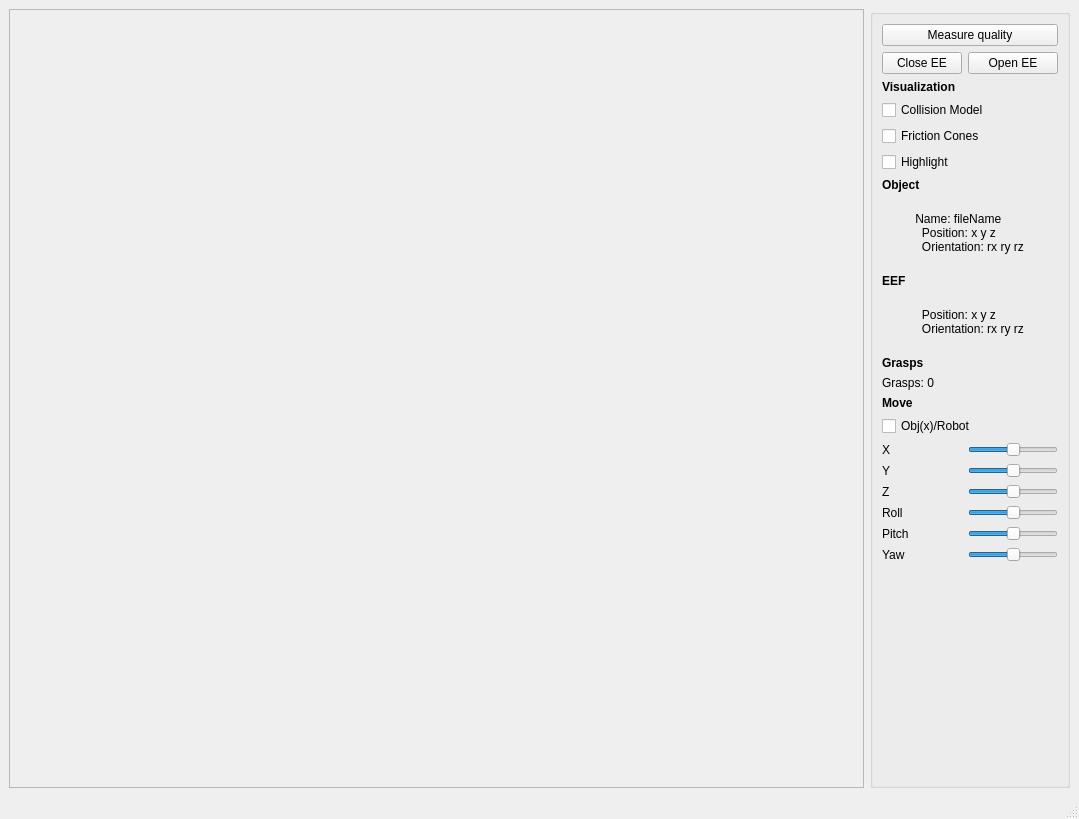
<?xml version="1.0" encoding="UTF-8"?>
<ui version="4.0">
 <class>GraspPlanner</class>
 <widget class="QMainWindow" name="GraspPlanner">
  <property name="geometry">
   <rect>
    <x>0</x>
    <y>0</y>
    <width>1079</width>
    <height>819</height>
   </rect>
  </property>
  <property name="windowTitle">
   <string>GraspStudio - GraspPlanner</string>
  </property>
  <widget class="QWidget" name="centralwidget">
   <layout class="QGridLayout" name="gridLayout">
    <item row="0" column="0">
     <widget class="QFrame" name="frameViewer">
      <property name="frameShape">
       <enum>QFrame::StyledPanel</enum>
      </property>
      <property name="frameShadow">
       <enum>QFrame::Raised</enum>
      </property>
     </widget>
    </item>
    <item row="0" column="1">
     <widget class="QGroupBox" name="groupBox">
      <property name="maximumSize">
       <size>
        <width>200</width>
        <height>16777215</height>
       </size>
      </property>
      <property name="title">
       <string/>
      </property>
      <layout class="QGridLayout" name="gridLayout_2">
       <item row="4" column="0">
        <widget class="QPushButton" name="pushButtonClose">
         <property name="text">
          <string>Close EE</string>
         </property>
        </widget>
       </item>
       <item row="4" column="1">
        <widget class="QPushButton" name="pushButtonOpen">
         <property name="text">
          <string>Open EE</string>
         </property>
        </widget>
       </item>
       <item row="6" column="0" colspan="2">
        <widget class="QLabel" name="label_10">
         <property name="font">
          <font>
           <weight>75</weight>
           <bold>true</bold>
          </font>
         </property>
         <property name="text">
          <string>Visualization</string>
         </property>
        </widget>
       </item>
       <item row="7" column="0" colspan="2">
        <widget class="QCheckBox" name="checkBoxColModel">
         <property name="text">
          <string>Collision Model</string>
         </property>
        </widget>
       </item>
       <item row="3" column="0" colspan="2">
        <widget class="QPushButton" name="pushButtonQuality">
         <property name="text">
          <string>Measure quality</string>
         </property>
        </widget>
       </item>
       <item row="8" column="0" colspan="2">
        <widget class="QCheckBox" name="checkBoxCones">
         <property name="text">
          <string>Friction Cones</string>
         </property>
        </widget>
       </item>
       <item row="10" column="0" colspan="2">
        <widget class="QCheckBox" name="checkBoxHighlight">
         <property name="text">
          <string>Highlight</string>
         </property>
        </widget>
       </item>
       <item row="11" column="0" colspan="2">
        <widget class="QLabel" name="label_10">
         <property name="font">
          <font>
           <weight>75</weight>
           <bold>true</bold>
          </font>
         </property>
         <property name="text">
          <string>Object</string>
         </property>
        </widget>
       </item>
       <item row="12" column="0" colspan="2">
        <widget class="QLabel" name="objectInfo">
         <property name="text">
          <string>
          Name: fileName
            Position: x y z
            Orientation: rx ry rz
          </string>
         </property>
         <property name="alignment">
          <set>Qt::AlignLeading|Qt::AlignLeft|Qt::AlignTop</set>
         </property>
        </widget>
       </item>
       <item row="13" column="0" colspan="2">
        <widget class="QLabel" name="label_10">
         <property name="font">
          <font>
           <weight>75</weight>
           <bold>true</bold>
          </font>
         </property>
         <property name="text">
          <string>EEF</string>
         </property>
        </widget>
       </item>
       <item row="14" column="0" colspan="2">
        <widget class="QLabel" name="robotInfo">
         <property name="text">
          <string>
            Position: x y z
            Orientation: rx ry rz
          </string>
         </property>
         <property name="alignment">
          <set>Qt::AlignLeading|Qt::AlignLeft|Qt::AlignTop</set>
         </property>
        </widget>
       </item>
       <item row="15" column="0" colspan="2">
        <widget class="QLabel" name="label_10">
         <property name="font">
          <font>
           <weight>75</weight>
           <bold>true</bold>
          </font>
         </property>
         <property name="text">
          <string>Grasps</string>
         </property>
        </widget>
       </item>
       <item row="16" column="0" colspan="2">
        <widget class="QLabel" name="graspInfo">
         <property name="text">
          <string>Grasps: 0</string>
         </property>
         <property name="alignment">
          <set>Qt::AlignLeading|Qt::AlignLeft|Qt::AlignTop</set>
         </property>
        </widget>
       </item>
      
      <item row="17" column="0" colspan="2">
        <widget class="QLabel" name="label_10">
         <property name="font">
          <font>
           <weight>75</weight>
           <bold>true</bold>
          </font>
         </property>
         <property name="text">
          <string>Move</string>
         </property>
        </widget>
      </item>

      <item row="18" column="0" colspan="2">
        <widget class="QCheckBox" name="checkBoxMove">
         <property name="text">
          <string>Obj(x)/Robot</string>
         </property>
        </widget>
       </item>

      <item row="19" column="0">
        <widget class="QLabel" name="objSliderXLabel">
          <property name="geometry">
            <rect>
            <x>20</x>
            <y>350</y>
            <width>16</width>
            <height>16</height>
            </rect>
          </property>
          <property name="text">
            <string>X</string>
          </property>
        </widget>
      </item>
      <item row="19" column="1">
        <widget class="QSlider" name="objSliderX">
          <property name="geometry">
            <rect>
            <x>39</x>
            <y>350</y>
            <width>141</width>
            <height>20</height>
            </rect>
          </property>
          <property name="minimum">
            <number>-50</number>
          </property>
          <property name="maximum">
            <number>50</number>
          </property>
          <property name="orientation">
            <enum>Qt::Horizontal</enum>
          </property>
        </widget>
      </item>
      <item row="20" column="0">
        <widget class="QLabel" name="objSliderYLabel">
          <property name="geometry">
            <rect>
            <x>20</x>
            <y>350</y>
            <width>16</width>
            <height>16</height>
            </rect>
          </property>
          <property name="text">
            <string>Y</string>
          </property>
        </widget>
      </item>
      <item row="20" column="1">
        <widget class="QSlider" name="objSliderY">
          <property name="geometry">
            <rect>
            <x>39</x>
            <y>350</y>
            <width>141</width>
            <height>20</height>
            </rect>
          </property>
          <property name="minimum">
            <number>-50</number>
          </property>
          <property name="maximum">
            <number>50</number>
          </property>
          <property name="orientation">
            <enum>Qt::Horizontal</enum>
          </property>
        </widget>
      </item>
      <item row="21" column="0">
        <widget class="QLabel" name="objSliderZLabel">
          <property name="geometry">
            <rect>
            <x>20</x>
            <y>350</y>
            <width>16</width>
            <height>16</height>
            </rect>
          </property>
          <property name="text">
            <string>Z</string>
          </property>
        </widget>
      </item>
      <item row="21" column="1">
        <widget class="QSlider" name="objSliderZ">
          <property name="geometry">
            <rect>
            <x>39</x>
            <y>350</y>
            <width>141</width>
            <height>20</height>
            </rect>
          </property>
          <property name="minimum">
            <number>-50</number>
          </property>
          <property name="maximum">
            <number>50</number>
          </property>
          <property name="orientation">
            <enum>Qt::Horizontal</enum>
          </property>
        </widget>
      </item>
      <item row="22" column="0">
        <widget class="QLabel" name="objSliderRXLabel">
          <property name="geometry">
            <rect>
            <x>20</x>
            <y>350</y>
            <width>16</width>
            <height>16</height>
            </rect>
          </property>
          <property name="text">
            <string>Roll</string>
          </property>
        </widget>
      </item>
      <item row="22" column="1">
        <widget class="QSlider" name="objSliderRX">
          <property name="geometry">
            <rect>
            <x>39</x>
            <y>350</y>
            <width>141</width>
            <height>20</height>
            </rect>
          </property>
          <property name="minimum">
            <number>-50</number>
          </property>
          <property name="maximum">
            <number>50</number>
          </property>
          <property name="orientation">
            <enum>Qt::Horizontal</enum>
          </property>
        </widget>
      </item>
      <item row="23" column="0">
        <widget class="QLabel" name="objSliderRYLabel">
          <property name="geometry">
            <rect>
            <x>20</x>
            <y>350</y>
            <width>16</width>
            <height>16</height>
            </rect>
          </property>
          <property name="text">
            <string>Pitch</string>
          </property>
        </widget>
      </item>
      <item row="23" column="1">
        <widget class="QSlider" name="objSliderRY">
          <property name="geometry">
            <rect>
            <x>39</x>
            <y>350</y>
            <width>141</width>
            <height>20</height>
            </rect>
          </property>
          <property name="minimum">
            <number>-50</number>
          </property>
          <property name="maximum">
            <number>50</number>
          </property>
          <property name="orientation">
            <enum>Qt::Horizontal</enum>
          </property>
        </widget>
      </item>
      <item row="24" column="0">
        <widget class="QLabel" name="objSliderRZLabel">
          <property name="geometry">
            <rect>
            <x>20</x>
            <y>350</y>
            <width>16</width>
            <height>16</height>
            </rect>
          </property>
          <property name="text">
            <string>Yaw</string>
          </property>
        </widget>
      </item>
      <item row="24" column="1">
        <widget class="QSlider" name="objSliderRZ">
          <property name="geometry">
            <rect>
            <x>39</x>
            <y>350</y>
            <width>141</width>
            <height>20</height>
            </rect>
          </property>
          <property name="minimum">
            <number>-50</number>
          </property>
          <property name="maximum">
            <number>50</number>
          </property>
          <property name="orientation">
            <enum>Qt::Horizontal</enum>
          </property>
        </widget>
      </item>
      

       <item row="30" column="0">
        <spacer name="verticalSpacer">
         <property name="orientation">
          <enum>Qt::Vertical</enum>
         </property>
         <property name="sizeHint" stdset="0">
          <size>
           <width>20</width>
           <height>40</height>
          </size>
         </property>
        </spacer>
       </item>
      </layout>
     </widget>
    </item>
   </layout>
  </widget>
  <widget class="QMenuBar" name="menubar">
   <property name="geometry">
    <rect>
     <x>0</x>
     <y>0</y>
     <width>1079</width>
     <height>20</height>
    </rect>
   </property>
  </widget>
  <widget class="QStatusBar" name="statusbar"/>
 </widget>
 <resources/>
 <connections/>
</ui>
